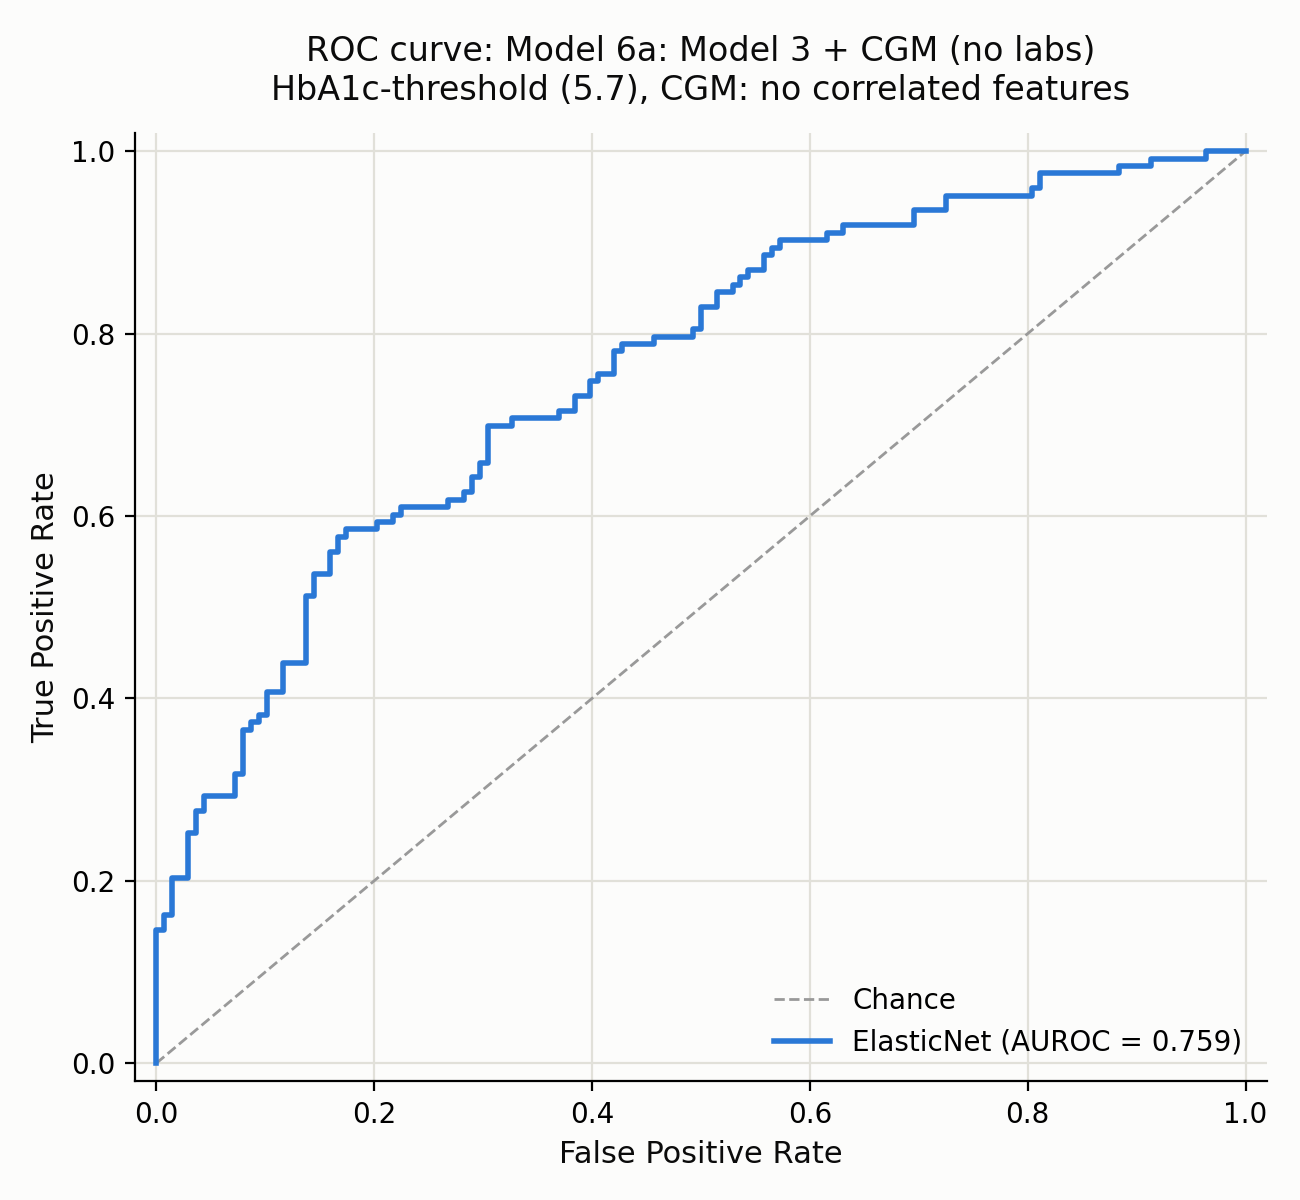

Recreate this plot in Python.
"""
ROC curve for the best-performing model at Model 6a (Age/Sex/Race + BMI +
Wearables + CGM Metrics, no routine labs) using the curated/VIF-pruned CGM
feature set (21 features), for the HbA1c-threshold-derived classification
(healthy vs pre-diabetic, label = HbA1c >= 5.7) --
hba1c_threshold_classification_no_correlated_features.py.

"Best performing" = higher test-set AUROC between ElasticNet and XGBoost
regressors at this stage (ElasticNet: 0.769 vs XGBoost: 0.743, per
hba1c_threshold_classification_results_no_correlated_features.csv) -- both
are fit here and the better one is plotted. AUROC/ROC use the continuous
predicted HbA1c as the score (no thresholding needed for ranking).

Output: hba1c_threshold_roc_curve_model6a_curated.png
"""
import os
import sys

import matplotlib.pyplot as plt
from sklearn.metrics import roc_auc_score, roc_curve

sys.path.insert(0, os.path.dirname(os.path.abspath(__file__)))
from ablation_common import (
    HBA1C_COL,
    MODEL_TYPE_STYLE,
    fit_elasticnet_regressor,
    fit_xgb_regressor,
    get_ablation_stages,
    load_data,
)

ROOT = os.path.dirname(os.path.dirname(os.path.abspath(__file__)))
sys.path.insert(0, os.path.join(ROOT, "regression_no_correlated_features"))
from select_cgm_features_vif import CGM_FEATURES_VIF_PRUNED

OUT_DIR = os.path.dirname(os.path.abspath(__file__))
NEG_LABEL = "healthy"
POS_LABEL = "pre_diabetes_lifestyle_controlled"
THRESHOLD = 5.7

df = load_data()
df = df[df["study_group"].isin([NEG_LABEL, POS_LABEL])].copy()
train = df[df["split"] == "train"]
test = df[df["split"] == "test"]
y_train_full, y_test_full = train[HBA1C_COL], test[HBA1C_COL]
y_test_class = (y_test_full.values >= THRESHOLD).astype(int)

stages = get_ablation_stages(
    df, exclude_cpeptide=True, include_no_labs_variants=True,
    target_col=HBA1C_COL, cgm_features=CGM_FEATURES_VIF_PRUNED,
)
stage_name, feats = [s for s in stages if s[0].startswith("Model 6a")][0]
X_train, X_test = train[feats], test[feats]

fitters = {"ElasticNet": fit_elasticnet_regressor, "XGBoost": fit_xgb_regressor}
results = {}
for model_name, fitter in fitters.items():
    model = fitter(X_train, y_train_full)
    pred_test = model.predict(X_test)
    auroc = roc_auc_score(y_test_class, pred_test)
    fpr, tpr, _ = roc_curve(y_test_class, pred_test)
    results[model_name] = (fpr, tpr, auroc)
    print(f"{model_name}: AUROC={auroc:.3f}")

best_model = max(results, key=lambda m: results[m][2])
fpr, tpr, auroc = results[best_model]
print(f"best performing: {best_model} (AUROC={auroc:.3f})")

fig, ax = plt.subplots(figsize=(6.5, 6), facecolor="#fcfcfb")
ax.set_facecolor("#fcfcfb")
ax.plot([0, 1], [0, 1], color="#999999", linewidth=1.0, linestyle="--", zorder=1, label="Chance")
ax.plot(
    fpr, tpr, color=MODEL_TYPE_STYLE[best_model]["color"], linewidth=2.0,
    zorder=3, label=f"{best_model} (AUROC = {auroc:.3f})",
)
ax.set_xlim(-0.02, 1.02)
ax.set_ylim(-0.02, 1.02)
ax.set_xlabel("False Positive Rate", fontsize=11, color="#0b0b0b")
ax.set_ylabel("True Positive Rate", fontsize=11, color="#0b0b0b")
ax.set_title(
    f"ROC curve: {stage_name}\nHbA1c-threshold (5.7), CGM: no correlated features",
    fontsize=12, color="#0b0b0b", pad=12,
)
ax.grid(True, color="#e1e0d9", linewidth=0.8, zorder=0)
ax.set_axisbelow(True)
for spine in ["top", "right"]:
    ax.spines[spine].set_visible(False)
ax.legend(loc="lower right", frameon=False, fontsize=10)
fig.tight_layout()
fig.savefig(os.path.join(OUT_DIR, "hba1c_threshold_roc_curve_model6a_curated.png"), dpi=200, facecolor=fig.get_facecolor())
print("saved hba1c_threshold_roc_curve_model6a_curated.png")
